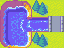

The image is a tile-based game level rendered from a .tmx file. Its description and complete source (layers, tilesets, objects, tile grids) follow:
An orthogonal 4x3 tile map with 16x16 px tiles, 1 tile layer (Tile Layer 1).

<map version="1.5" tiledversion="1.7.2" orientation="orthogonal" renderorder="right-down" width="4" height="3" tilewidth="16" tileheight="16" infinite="0" nextlayerid="2" nextobjectid="1">
 <tileset firstgid="1" name="aw2.png" tilewidth="16" tileheight="16" tilecount="512" columns="32">
  <image source="aw2.png" trans="ffffff" width="512" height="256" />
 </tileset>
 <layer id="1" name="Tile Layer 1" width="4" height="3">
  <data>
   <tile gid="76" />
   <tile gid="74" />
   <tile gid="136" />
   <tile gid="2" />
   <tile gid="45" />
   <tile gid="286" />
   <tile gid="26" />
   <tile gid="23" />
   <tile gid="44" />
   <tile gid="42" />
   <tile gid="136" />
   <tile gid="2" />
  </data>
 </layer>
</map>
